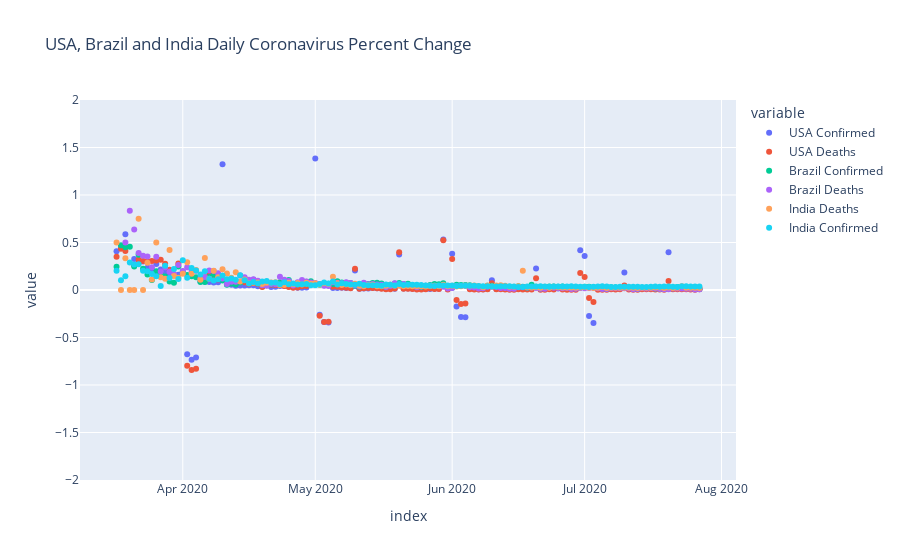

The cell this chart's notebook holds for it:
### Code cell
#Plot USA, Brazil and India Coronavirus Cases on same plot
scatter_global_daily_corona_clean = px.scatter((global_daily_corona_clean), range_y=(-2, 2), title = 'USA, Brazil and India Daily Coronavirus Percent Change')
scatter_global_daily_corona_clean

### Figure 1 — Plotly figure (JSON) as saved in the notebook; plotly's stock layout.template omitted (floating-point values rounded to 4 significant figures; data arrays with more than 128 entries replaced by an {"elided": "..."} marker saying what was removed)
{"data": [{"hovertemplate": "variable=USA Confirmed<br>index=%{x}<br>value=%{y}<extra></extra>", "legendgroup": "USA Confirmed", "marker": {"color": "#636efa", "symbol": "circle"}, "mode": "markers", "name": "USA Confirmed", "orientation": "v", "showlegend": true, "type": "scatter", "x": {"elided": "133 str values"}, "xaxis": "x", "y": {"elided": "133 float values"}, "yaxis": "y"}, {"hovertemplate": "variable=USA Deaths<br>index=%{x}<br>value=%{y}<extra></extra>", "legendgroup": "USA Deaths", "marker": {"color": "#EF553B", "symbol": "circle"}, "mode": "markers", "name": "USA Deaths", "orientation": "v", "showlegend": true, "type": "scatter", "x": {"elided": "133 str values"}, "xaxis": "x", "y": {"elided": "133 float values"}, "yaxis": "y"}, {"hovertemplate": "variable=Brazil Confirmed<br>index=%{x}<br>value=%{y}<extra></extra>", "legendgroup": "Brazil Confirmed", "marker": {"color": "#00cc96", "symbol": "circle"}, "mode": "markers", "name": "Brazil Confirmed", "orientation": "v", "showlegend": true, "type": "scatter", "x": {"elided": "133 str values"}, "xaxis": "x", "y": {"elided": "133 float values"}, "yaxis": "y"}, {"hovertemplate": "variable=Brazil Deaths<br>index=%{x}<br>value=%{y}<extra></extra>", "legendgroup": "Brazil Deaths", "marker": {"color": "#ab63fa", "symbol": "circle"}, "mode": "markers", "name": "Brazil Deaths", "orientation": "v", "showlegend": true, "type": "scatter", "x": {"elided": "133 str values"}, "xaxis": "x", "y": {"elided": "133 float values"}, "yaxis": "y"}, {"hovertemplate": "variable=India Deaths<br>index=%{x}<br>value=%{y}<extra></extra>", "legendgroup": "India Deaths", "marker": {"color": "#FFA15A", "symbol": "circle"}, "mode": "markers", "name": "India Deaths", "orientation": "v", "showlegend": true, "type": "scatter", "x": {"elided": "133 str values"}, "xaxis": "x", "y": {"elided": "133 float values"}, "yaxis": "y"}, {"hovertemplate": "variable=India Confirmed<br>index=%{x}<br>value=%{y}<extra></extra>", "legendgroup": "India Confirmed", "marker": {"color": "#19d3f3", "symbol": "circle"}, "mode": "markers", "name": "India Confirmed", "orientation": "v", "showlegend": true, "type": "scatter", "x": {"elided": "133 str values"}, "xaxis": "x", "y": {"elided": "133 float values"}, "yaxis": "y"}], "layout": {"autosize": true, "legend": {"title": {"text": "variable"}, "tracegroupgap": 0}, "title": {"text": "USA, Brazil and India Daily Coronavirus Percent Change"}, "xaxis": {"anchor": "y", "autorange": true, "domain": [0, 1], "range": ["2020-03-09 00:13:25.45", "2020-08-03 23:46:34.55"], "title": {"text": "index"}, "type": "date"}, "yaxis": {"anchor": "x", "domain": [0, 1], "range": [-2, 2], "title": {"text": "value"}, "type": "linear"}}}
